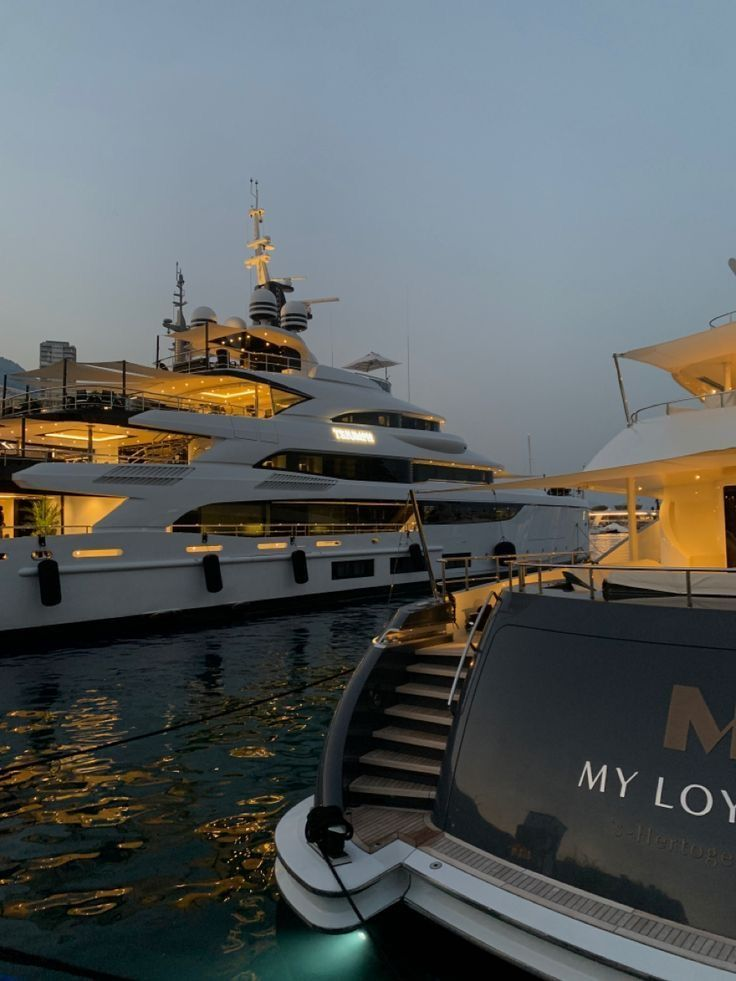
#> input picture OPENCV/DAY_12/sample.jpeg, 736 x 981 px, given in place of the camera
$ python advance.py
#> lines starting #> are read from the running program, lines starting #| are printed output that depends on the picture; after the words box and inside, x2 and y2 are one past the last pixel; in counts of white or black regions, pixels touching at a corner belong together
#video capture
import cv2

#for webcam
cap = cv2.VideoCapture(0)

#for video file
#cap = cv2.VideoCapture("testvideo.mp4")

#read frame
success, frame = cap.read()
#> frame is the input picture: shape (981, 736, 3); mean B, G, R 95.4, 94.6, 89.3

#convert frame to grayscale
gray = cv2.cvtColor(frame, cv2.COLOR_BGR2GRAY)
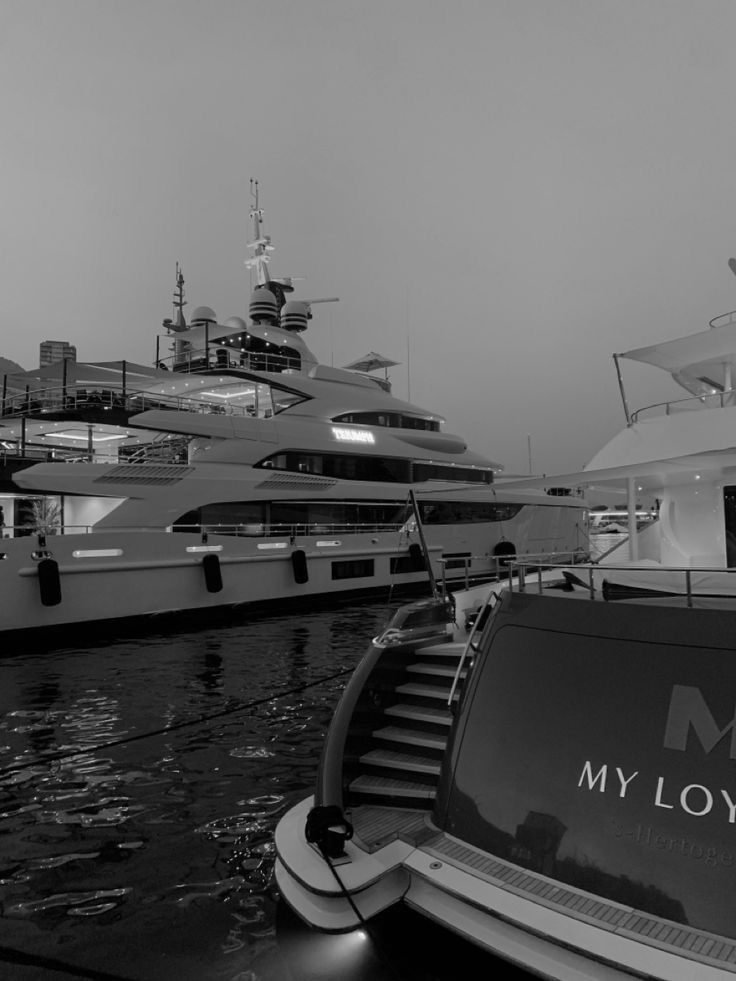
#> gray: shape (981, 736); min 0, max 252, mean 93.1

#gaussian blur
gaussian = cv2.GaussianBlur(frame, (5,5), 0)

#median blur
median = cv2.medianBlur(frame, 5)

#bilateral filter
bilateral = cv2.bilateralFilter(frame, 9, 75, 75)

#edge detection
edges = cv2.Canny(gray, 100, 200)
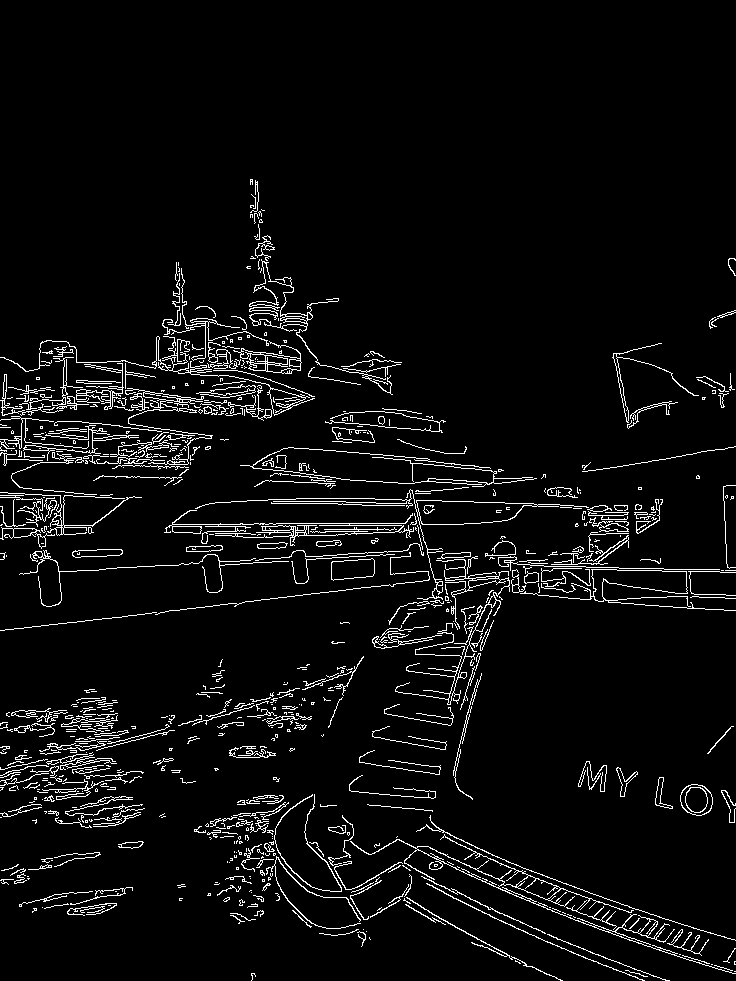
#> edges: shape (981, 736); 5% white in thin lines or dots, all inside (x1, y1, x2, y2) = (0, 179, 736, 981)

#binary threshold
ret, binary = cv2.threshold(gray, 127, 255, cv2.THRESH_BINARY)
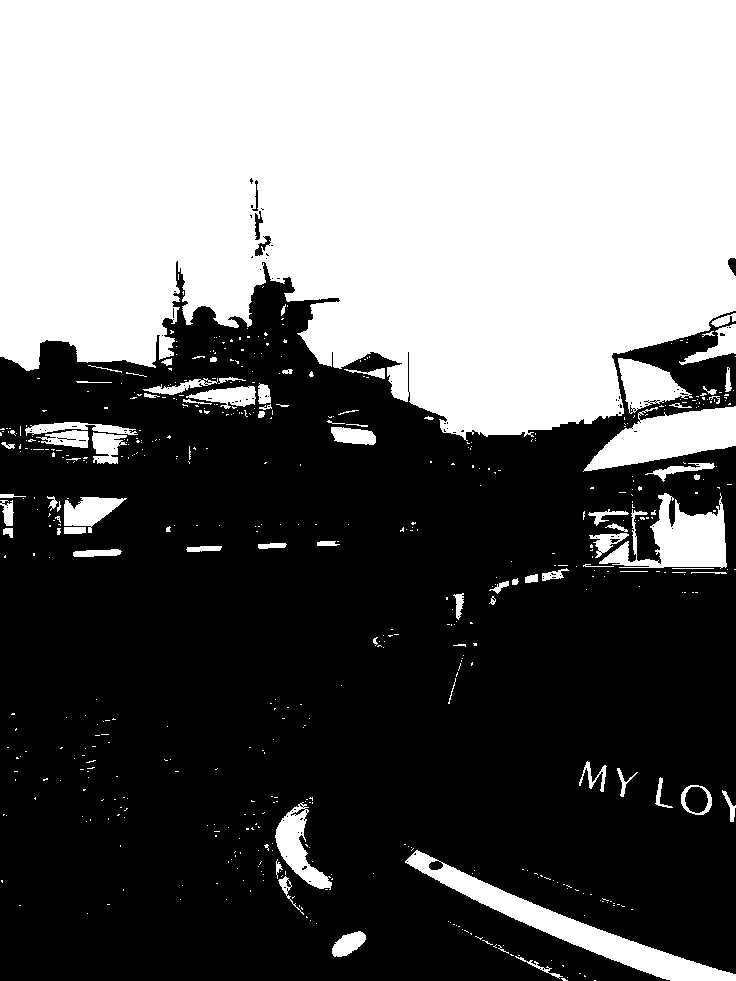
#> binary: shape (981, 736); 42% white; 567 white regions (485 under 20 px), largest, box (x1, y1, x2, y2) and area: (0, 0, 736, 441) 267778, (405, 850, 736, 981) 7191, (583, 406, 736, 472) 5539

#adaptive threshold
adaptive = cv2.adaptiveThreshold(gray, 255, cv2.ADAPTIVE_THRESH_GAUSSIAN_C, cv2.THRESH_BINARY, 11, 2)
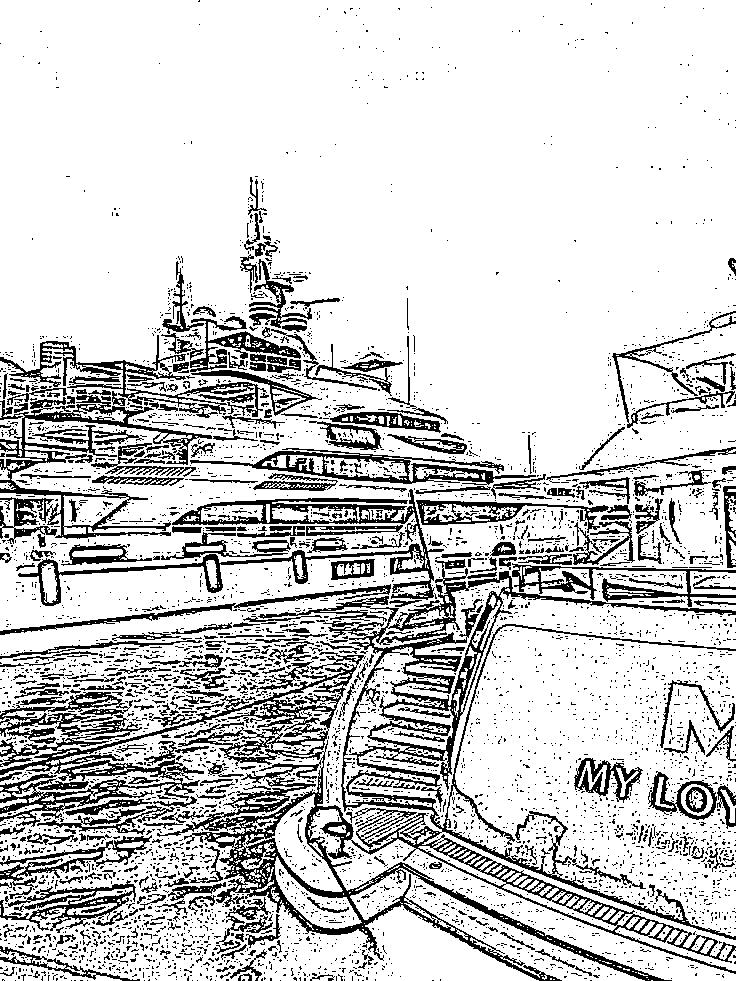
#> adaptive: shape (981, 736); 80.9% white; 4925 black regions (4482 under 20 px)

#find contours
contours, hierarchy = cv2.findContours(binary, cv2.RETR_EXTERNAL, cv2.CHAIN_APPROX_SIMPLE)
#> contours = 567 contours, 510 with area under 20; largest, box (x1, y1, x2, y2) and area: (0, 0, 736, 441) 266700, (405, 850, 736, 981) 6959, (583, 406, 736, 472) 5333, (599, 493, 727, 569) 4336, (618, 358, 693, 414) 2121

#draw contours
output = frame.copy()
cv2.drawContours(output, contours, -1, (0,255,0), 2)
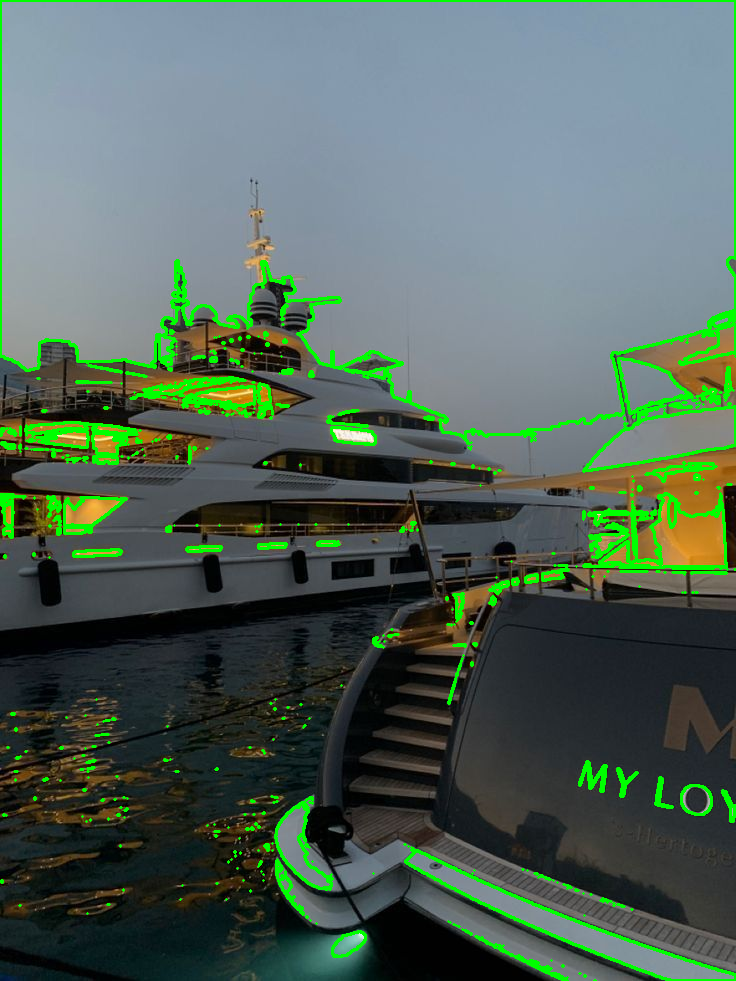
#> output: shape (981, 736, 3); 4.98% of pixels changed, all inside (x1, y1, x2, y2) = (0, 0, 736, 981)

#release video
cap.release()

#close windows
cv2.destroyAllWindows()
